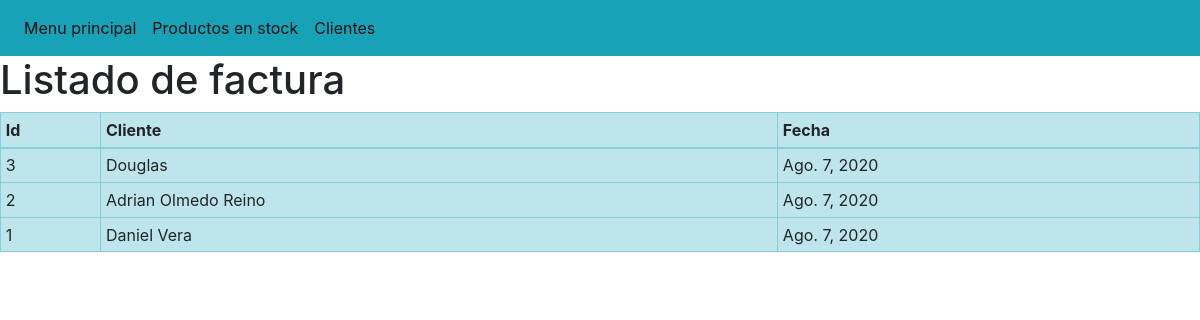
Page /listarfactura/ on the committed database.
### app/models.py (models this page shows, shortened)
class Factura(models.Model):
    cliente = models.ForeignKey(Cliente, on_delete=models.CASCADE)
    fecha = models.DateField()
    total = models.FloatField(default=0)
    creacion = models.DateTimeField(
        auto_now_add=True, verbose_name="Fecha Creacion")
    modificacion = models.DateTimeField(
        auto_now=True, verbose_name="Fecha Modificacion")
    class Meta:
        verbose_name = 'Factura'
        verbose_name_plural = 'Facturas'
        ordering = ["-creacion"]

class Cliente(models.Model):
    ruc = models.CharField(max_length=13)
    nombre = models.CharField(max_length=300)
    direccion = models.TextField(blank=True, null=True)
    producto = models.ManyToManyField(Producto)
    creacion = models.DateTimeField(
        auto_now_add=True, verbose_name="Fecha Creacion")
    modificacion = models.DateTimeField(
        auto_now=True, verbose_name="Fecha Modificacion")
    class Meta:
        verbose_name = 'Cliente'
        verbose_name_plural = 'Clientes'
        ordering = ["-creacion"]

### app/views.py (the view)
# urls.py: path('listarfactura/', listarFactura, name='listarfactura'),
def listarFactura(request):
    factura = Factura.objects.all( )
    opciones = {'Menu': 'Menu principal', 'Producto': 'Productos en stock', 'Cliente':'Clientes',
    'facturas': factura}
    return render(request, 'listar_factura.html', opciones)

### templates/listar_factura.html (shortened to what this page needs)
<!DOCTYPE html>
<html lang="en">
<head>
    {% load static %}
    <link href="{% static 'bootstrap/css/bootstrap.min.css' %}" rel="stylesheet">
</head>
<body>
    <nav class="navbar navbar-expand-lg navbar-light bg-info"  style="background-color:	#7CFC00" >
       <ul class="navbar-nav mr-auto">
        <li class="nav-item active active">
            <a class="nav-link" href='/'>{{ Menu }}</a>
        </li>
        <li class="nav-item active active">
            <a class="nav-link" href='/listarproducto'>{{ Producto }}</a>
        </li>
        <li class="nav-item active active">
            <a class="nav-link" href='/listarcliente'>{{ Cliente }}</a>
        </li>
        </ul>
    </nav>
    <h1>Listado de factura</h1>
    <table class="table table-sm table-info table table-bordered">
        <thead>
            <tr>
                <th>Id</th>
                <th>Cliente</th>
                <th>Fecha</th>
            </tr>
        </thead>
        <body>
            {% for factura in facturas %}
            <tr>
                <td>{{factura.id }}</td>
                <td>{{factura.cliente.nombre }}</td>
                <td>{{factura.fecha}}</td>
            </tr>
            {% endfor %}
        </body>
    </table>
</body>
</html>

### rows in the picture
Factura: id "3", cliente.nombre "Douglas", fecha "Ago. 7, 2020"
Factura: id "2", cliente.nombre "Adrian Olmedo Reino", fecha "Ago. 7, 2020"
Factura: id "1", cliente.nombre "Daniel Vera", fecha "Ago. 7, 2020"

### other values in the picture
{{ Menu }} "Menu principal"
{{ Producto }} "Productos en stock"
{{ Cliente }} "Clientes"
